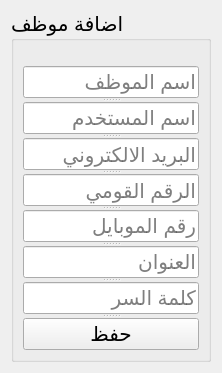
            <widget class="QWidget" name="tab_12">
             <attribute name="title">
              <string>اضافة موظف</string>
             </attribute>
             <layout class="QVBoxLayout" name="verticalLayout_30">
              <item>
               <layout class="QHBoxLayout" name="horizontalLayout_21">
                <item>
                 <widget class="QGroupBox" name="groupBox_12">
                  <property name="font">
                   <font>
                    <pointsize>15</pointsize>
                   </font>
                  </property>
                  <property name="title">
                   <string>اضافة موظف</string>
                  </property>
                  <layout class="QVBoxLayout" name="verticalLayout_31">
                   <property name="topMargin">
                    <number>25</number>
                   </property>
                   <item>
                    <widget class="QSplitter" name="splitter_4">
                     <property name="orientation">
                      <enum>Qt::Vertical</enum>
                     </property>
                     <widget class="QLineEdit" name="lineEdit_17">
                      <property name="font">
                       <font>
                        <pointsize>15</pointsize>
                       </font>
                      </property>
                      <property name="layoutDirection">
                       <enum>Qt::RightToLeft</enum>
                      </property>
                      <property name="placeholderText">
                       <string>اسم الموظف</string>
                      </property>
                     </widget>
                     <widget class="QLineEdit" name="lineEdit_26">
                      <property name="font">
                       <font>
                        <pointsize>15</pointsize>
                       </font>
                      </property>
                      <property name="layoutDirection">
                       <enum>Qt::RightToLeft</enum>
                      </property>
                      <property name="placeholderText">
                       <string>اسم المستخدم</string>
                      </property>
                     </widget>
                     <widget class="QLineEdit" name="lineEdit_25">
                      <property name="font">
                       <font>
                        <pointsize>15</pointsize>
                       </font>
                      </property>
                      <property name="layoutDirection">
                       <enum>Qt::RightToLeft</enum>
                      </property>
                      <property name="placeholderText">
                       <string>البريد الالكتروني</string>
                      </property>
                     </widget>
                     <widget class="QLineEdit" name="lineEdit_18">
                      <property name="font">
                       <font>
                        <pointsize>15</pointsize>
                       </font>
                      </property>
                      <property name="layoutDirection">
                       <enum>Qt::RightToLeft</enum>
                      </property>
                      <property name="placeholderText">
                       <string>الرقم القومي</string>
                      </property>
                     </widget>
                     <widget class="QLineEdit" name="lineEdit_19">
                      <property name="font">
                       <font>
                        <pointsize>15</pointsize>
                       </font>
                      </property>
                      <property name="layoutDirection">
                       <enum>Qt::RightToLeft</enum>
                      </property>
                      <property name="placeholderText">
                       <string>رقم الموبايل</string>
                      </property>
                     </widget>
                     <widget class="QLineEdit" name="lineEdit_23">
                      <property name="font">
                       <font>
                        <pointsize>15</pointsize>
                       </font>
                      </property>
                      <property name="layoutDirection">
                       <enum>Qt::RightToLeft</enum>
                      </property>
                      <property name="placeholderText">
                       <string>العنوان</string>
                      </property>
                     </widget>
                     <widget class="QLineEdit" name="lineEdit_24">
                      <property name="font">
                       <font>
                        <pointsize>15</pointsize>
                       </font>
                      </property>
                      <property name="layoutDirection">
                       <enum>Qt::RightToLeft</enum>
                      </property>
                      <property name="echoMode">
                       <enum>QLineEdit::Password</enum>
                      </property>
                      <property name="placeholderText">
                       <string>كلمة السر</string>
                      </property>
                     </widget>
                     <widget class="QPushButton" name="pushButton_41">
                      <property name="font">
                       <font>
                        <pointsize>15</pointsize>
                       </font>
                      </property>
                      <property name="text">
                       <string>حفظ</string>
                      </property>
                     </widget>
                    </widget>
                   </item>
                  </layout>
                 </widget>
                </item>
               </layout>
              </item>
             </layout>
            </widget>
